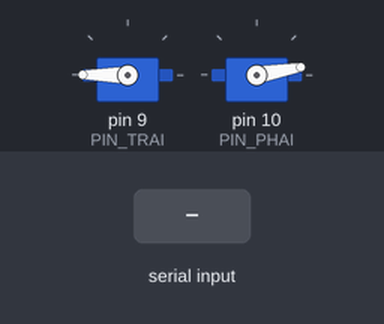
The sketch below on a simulated Arduino Uno, built with avr-gcc and run on an emulated ATmega328P. On the bench: 2 × servo. Inputs (shaded band) come from the test bench.

Above: at 1.2 s.
1.3 s: "1" received over Serial
At 2.1 s:
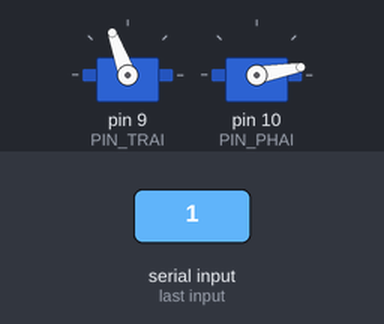
4.3 s: "2" received over Serial
At 5.6 s:
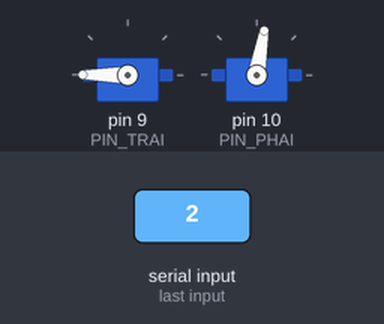
Timing chart, 0 to 9.8 s (numbered marks = the images above; inputs shaded):
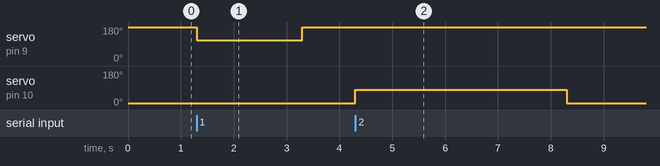

The sketch:

servo_sorter.ino
```cpp
#include <Servo.h>

Servo servoTrai; // ID 1 (Gạt trái)
Servo servoPhai; // ID 2 (Gạt phải)

const int PIN_TRAI = 9;
const int PIN_PHAI = 10;

const int TRAI_NGHI = 180;
const int TRAI_GAT = 110;
const int PHAI_NGHI = 10;
const int PHAI_GAT = 80;

const int THOI_GIAN_GIU = 2000;
const int Thoi_gian = 4000;

void setup() {
  Serial.begin(9600);
  servoTrai.attach(PIN_TRAI);
  servoPhai.attach(PIN_PHAI);
  servoTrai.write(TRAI_NGHI);
  servoPhai.write(PHAI_NGHI);
}

void loop() {
  if (Serial.available() > 0) {
    char lenh = Serial.read();

    if (lenh == '1') {
      servoTrai.write(TRAI_GAT);
      delay(THOI_GIAN_GIU);
      servoTrai.write(TRAI_NGHI);
    } else if (lenh == '2') {
      servoPhai.write(PHAI_GAT);
      delay(Thoi_gian);
      servoPhai.write(PHAI_NGHI);
    }
  }
}
```

Measured:
- after the input at 1.3 s, servo on pin 9 (PIN_TRAI): 180° → 110° at once, → 180° 2.0 s later
- after the input at 4.3 s, servo on pin 10 (PIN_PHAI): 10° → 80° at once, → 10° 4.0 s later
